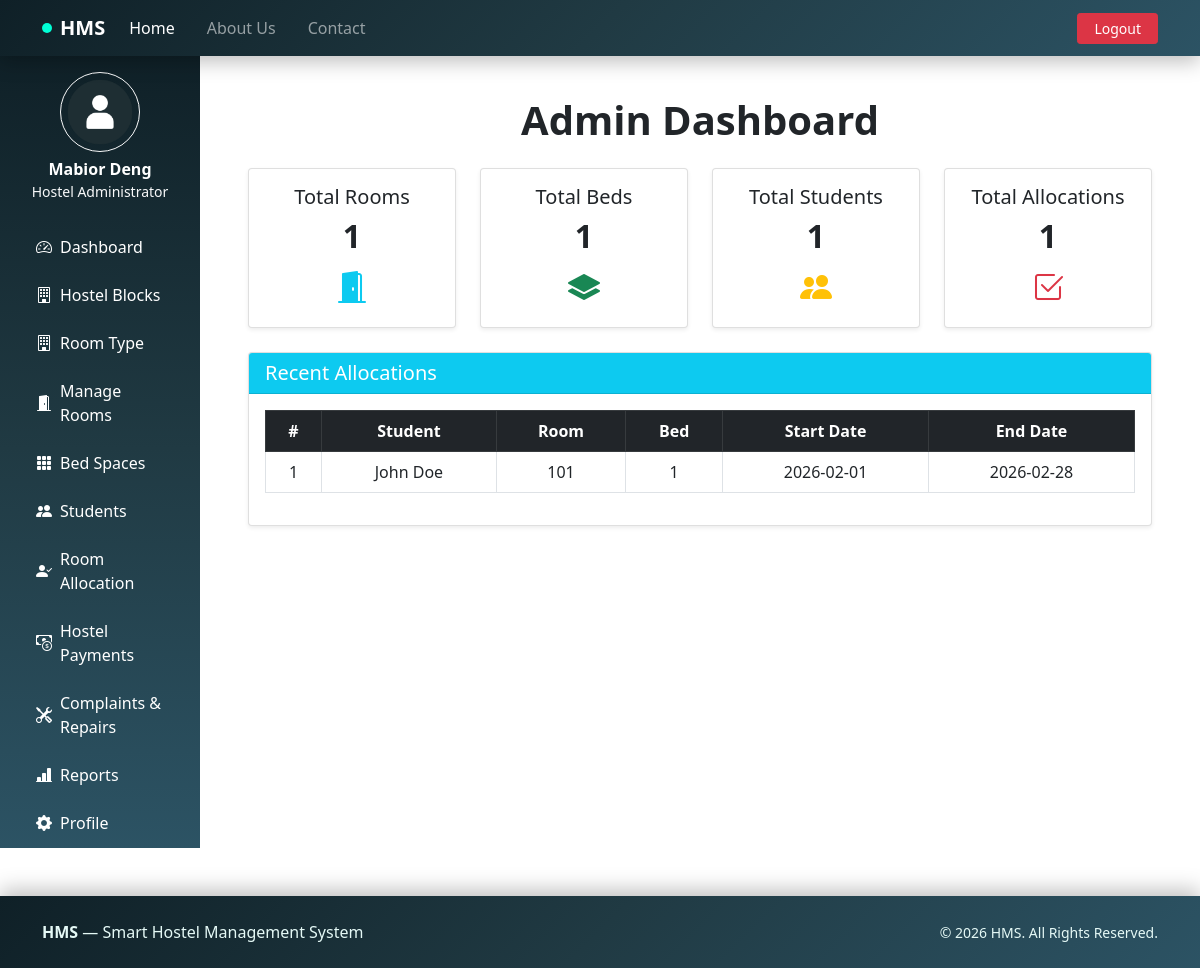
Page /admin/dashboard.php (signed in) on the committed database.
### tables this page shows
CREATE TABLE `allocations` (
  `id` int(11) UNSIGNED NOT NULL,
  `student_id` int(10) UNSIGNED NOT NULL,
  `room_id` int(11) UNSIGNED NOT NULL,
  `bed_id` int(11) UNSIGNED NOT NULL,
  `start_date` date NOT NULL,
  `end_date` date DEFAULT NULL,
  `allocation_date` timestamp NOT NULL DEFAULT current_timestamp(),
  `status` enum('active','inactive') DEFAULT 'active',
  `created_at` timestamp NOT NULL DEFAULT current_timestamp(),
  `updated_at` timestamp NOT NULL DEFAULT current_timestamp() ON UPDATE current_timestamp()
);

CREATE TABLE `users` (
  `id` int(10) UNSIGNED NOT NULL,
  `full_name` varchar(100) NOT NULL,
  `email` varchar(100) NOT NULL,
  `role` enum('student','admin') NOT NULL DEFAULT 'student',
  `password` varchar(255) NOT NULL,
  `created_at` timestamp NOT NULL DEFAULT current_timestamp(),
  `updated_at` timestamp NOT NULL DEFAULT current_timestamp() ON UPDATE current_timestamp(),
  `account_status` enum('active','inactive') NOT NULL DEFAULT 'active'
);

CREATE TABLE `rooms` (
  `id` int(11) UNSIGNED NOT NULL,
  `room_number` varchar(10) NOT NULL,
  `room_type_id` int(11) UNSIGNED NOT NULL,
  `floor` int(11) DEFAULT 1,
  `bed_capacity` int(11) DEFAULT 1,
  `status` enum('available','booked','maintenance') DEFAULT 'available',
  `notes` text DEFAULT NULL,
  `created_at` timestamp NOT NULL DEFAULT current_timestamp(),
  `updated_at` timestamp NOT NULL DEFAULT current_timestamp() ON UPDATE current_timestamp()
);

CREATE TABLE `beds` (
  `id` int(11) UNSIGNED NOT NULL,
  `room_id` int(11) NOT NULL,
  `bed_number` varchar(10) NOT NULL,
  `status` enum('available','booked','maintenance') DEFAULT 'available',
  `notes` text DEFAULT NULL,
  `created_at` timestamp NOT NULL DEFAULT current_timestamp(),
  `updated_at` timestamp NOT NULL DEFAULT current_timestamp() ON UPDATE current_timestamp()
);

### admin/dashboard.php (the view)
<?php
include('includes/dashboardheader.php');
$totalRoomsResult = mysqli_query($conn, "SELECT COUNT(*) AS total_rooms FROM rooms");
$totalBedsResult = mysqli_query($conn, "SELECT COUNT(*) AS total_beds FROM beds");
$totalStudentsResult = mysqli_query($conn, "SELECT COUNT(*) AS total_students FROM users WHERE role='student'");
$totalAllocationsResult = mysqli_query($conn, "SELECT COUNT(*) AS total_allocations FROM allocations");
$totalRooms = mysqli_fetch_assoc($totalRoomsResult)['total_rooms'];
$totalBeds = mysqli_fetch_assoc($totalBedsResult)['total_beds'];
$totalStudents = mysqli_fetch_assoc($totalStudentsResult)['total_students'];
$totalAllocations = mysqli_fetch_assoc($totalAllocationsResult)['total_allocations'];
$recentAllocationsResult = mysqli_query($conn, "
    SELECT a.id, u.full_name AS student_name, r.room_number, b.bed_number, a.start_date, a.end_date
    FROM allocations a
    LEFT JOIN users u ON a.student_id = u.id
    LEFT JOIN rooms r ON a.room_id = r.id
    LEFT JOIN beds b ON a.bed_id = b.id
    ORDER BY a.allocation_date DESC
    LIMIT 5
");
?>
<div class="container-fluid py-4">
    <h1 class="fw-bold mb-4 text-center">Admin Dashboard</h1>
    <div class="row g-4 mb-4">
        <div class="col-md-3">
            <div class="card text-center shadow-sm">
                <div class="card-body">
                    <h5>Total Rooms</h5>
                    <h2 class="fw-bold"><?= $totalRooms; ?></h2>
                    <i class="bi bi-door-open-fill fs-2 text-info"></i>
                </div>
            </div>
        </div>
        <div class="col-md-3">
            <div class="card text-center shadow-sm">
                <div class="card-body">
                    <h5>Total Beds</h5>
                    <h2 class="fw-bold"><?= $totalBeds; ?></h2>
                    <i class="bi bi-layers-fill fs-2 text-success"></i>
                </div>
            </div>
        </div>
        <div class="col-md-3">
            <div class="card text-center shadow-sm">
                <div class="card-body">
                    <h5>Total Students</h5>
                    <h2 class="fw-bold"><?= $totalStudents; ?></h2>
                    <i class="bi bi-people-fill fs-2 text-warning"></i>
                </div>
            </div>
        </div>
        <div class="col-md-3">
            <div class="card text-center shadow-sm">
                <div class="card-body">
                    <h5>Total Allocations</h5>
                    <h2 class="fw-bold"><?= $totalAllocations; ?></h2>
                    <i class="bi bi-check2-square fs-2 text-danger"></i>
                </div>
            </div>
        </div>
    </div>
    <div class="card shadow-sm">
        <div class="card-header bg-info text-white">
            <h5 class="mb-0">Recent Allocations</h5>
        </div>
        <div class="card-body table-responsive">
            <table class="table table-bordered table-hover text-center align-middle">
                <thead class="table-dark">
                    <tr>
                        <th>#</th>
                        <th>Student</th>
                        <th>Room</th>
                        <th>Bed</th>
                        <th>Start Date</th>
                        <th>End Date</th>
                    </tr>
                </thead>
                <tbody>
                    <?php if(mysqli_num_rows($recentAllocationsResult) > 0): ?>
                        <?php $i=1; ?>
                        <?php while($alloc = mysqli_fetch_assoc($recentAllocationsResult)): ?>
                            <tr>
                                <td><?= $i++; ?></td>
                                <td><?= htmlspecialchars($alloc['student_name']); ?></td>
                                <td><?= htmlspecialchars($alloc['room_number']); ?></td>
                                <td><?= htmlspecialchars($alloc['bed_number']); ?></td>
                                <td><?= htmlspecialchars($alloc['start_date']); ?></td>
                                <td><?= htmlspecialchars($alloc['end_date']); ?></td>
                            </tr>
                        <?php endwhile; ?>
                    <?php else: ?>
                        <tr>
                            <td colspan="6" class="text-muted">No recent allocations found.</td>
                        </tr>
                    <?php endif; ?>
                </tbody>
            </table>
        </div>
    </div>
</div>
<?php include('includes/dashboardfooter.php'); ?>

### rows in the picture
allocations: student.full_name "John Doe", room.room_number "101", bed.bed_number "1", start_date "2026-02-01", end_date "2026-02-28"

### other values in the picture
$_SESSION['full_name'] "Mabior Deng"
$totalRooms "1"
$totalBeds "1"
$totalStudents "1"
$totalAllocations "1"
